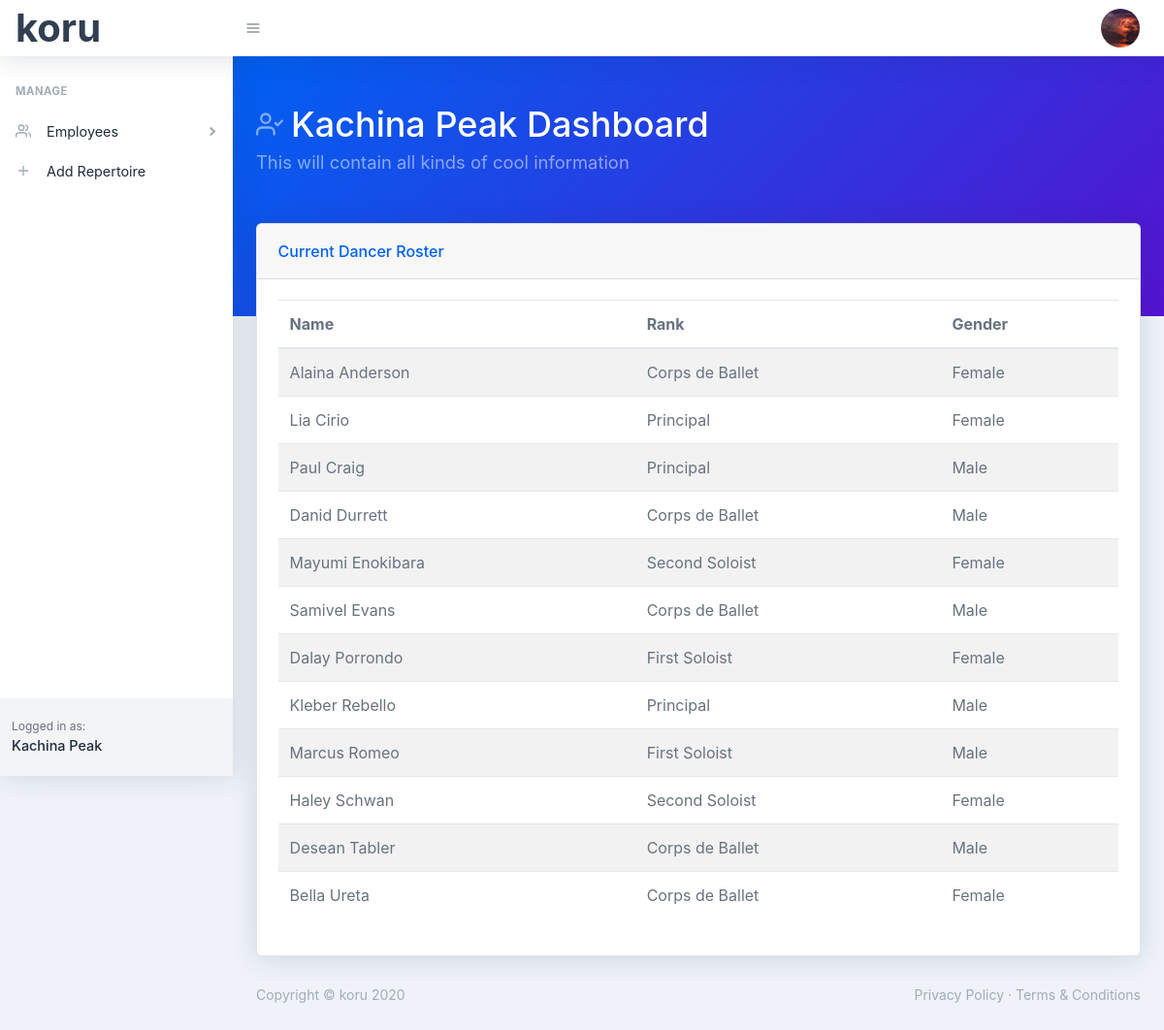
Screenshot of / (signed in) with the database file from the repository.
### koru/models.py (models this page shows, shortened)
class User(db.Model, UserMixin):
    id = db.Column(db.Integer, primary_key=True)
    first_name = db.Column(db.String(30), nullable=False)
    last_name = db.Column(db.String(30), nullable=False)
    company_name = db.Column(db.String(60), nullable=False)
    email = db.Column(db.String(60), unique=True, nullable=False)
    image_file = db.Column(db.String(20), nullable=False, default='default.png')
    password = db.Column(db.String(60), nullable=False)
    dancers = db.relationship('Dancer', backref='company', lazy=True)

class Dancer(db.Model):
    id = db.Column(db.Integer, primary_key=True)
    first_name = db.Column(db.String(30), nullable=False)
    last_name = db.Column(db.String(30), nullable=False)
    rank = db.Column(db.String(20), nullable=False)
    gender = db.Column(db.String(20), nullable=False)
    user_id = db.Column(db.Integer, db.ForeignKey('user.id'), nullable=False)

### koru/routes.py (the view)
@app.route('/')
def index():
    if current_user.is_authenticated == False:
        return redirect(url_for('landing'))
    dancers = Dancer.query.filter_by(user_id=current_user.id).order_by(Dancer.last_name).all()
    return render_template('index.html', title='Home', dancers=dancers)

### koru/models.py (called while the page is built)
@login_manager.user_loader
def load_user(user_id):
    return User.query.get(int(user_id))

### koru/templates/index.html
{% extends "layout.html" %}
{% block header %}
<header class="page-header page-header-dark bg-gradient-primary-to-secondary pb-10">
    <div class="container">
        <div class="page-header-content pt-4">
            <div class="row align-items-center justify-content-between">
                <div class="col-auto mt-4">
                    <h1 class="page-header-title">
                        <div class="page-header-icon"><i data-feather="user-check"></i></div>
                        {{ current_user.company_name }} Dashboard
                    </h1>
                    <div class="page-header-subtitle">This will contain all kinds of cool information</div>
                </div>
            </div>
        </div>
    </div>
</header>
{% endblock %}
{% block main %}
<div class="container">
    <div class="card mt-n10">
        <div class="card-header">Current Dancer Roster</div>
        <div class="card-body">
            <table class="table table-striped">
                <thead>
                    <tr>
                        <th scope="col">Name</th>
                        <th scope="col">Rank</th>
                        <th scope="col">Gender</th>
                    </tr>
                </thead>
                <tbody>
                    {% for dancer in dancers %}
                    <tr>
                        <td>{{ dancer.first_name}} {{ dancer.last_name }}</td>
                        <td>{{ dancer.rank }}</td>
                        <td>{{ dancer.gender }}</td>
                    </tr>
                    {% endfor %}
                </tbody>
            </table>
        </div>
    </div>
</div>
{% endblock %}

### koru/templates/layout.html (shortened to what this page needs)
<!DOCTYPE html>
<html lang="en">
    <head>
        <link href="../static/css/styles.css" rel="stylesheet" />
        <link href="https://cdn.datatables.net/1.10.21/css/jquery.dataTables.min.css" type="text/css" rel="stylesheet" />
    </head>
    <body class="nav-fixed">
        <nav class="topnav navbar navbar-expand shadow navbar-light bg-white" id="sidenavAccordion">
            <a class="navbar-brand" style="font-size: 40px;" href="{{ url_for('index') }}">koru</a>
            <button class="btn btn-icon btn-transparent-dark order-1 order-lg-0 mr-lg-2" id="sidebarToggle" href="#"><i data-feather="menu"></i></button>
            <ul class="navbar-nav align-items-center ml-auto">
                {% if current_user.is_authenticated %}
                <li class="nav-item dropdown no-caret mr-2 dropdown-user">
                    <a class="btn btn-icon btn-transparent-dark dropdown-toggle" id="navbarDropdownUserImage" href="javascript:void(0);" role="button" data-toggle="dropdown" aria-haspopup="true" aria-expanded="false"><img class="img-fluid" src="../static/images/profile_pics/{{ current_user.image_file }}" /></a>
                </li>
                {% else %}
                <a class="nav-link" href="{{ url_for('register') }}">Register</a>
                <a class="nav-link" href="{{ url_for('login') }}">Login</a>
                {% endif %}
            </ul>
        </nav>
        <div id="layoutSidenav">
            <div id="layoutSidenav_nav">
                <nav class="sidenav shadow-right sidenav-light">
                    <div class="sidenav-menu">
                        <div class="nav accordion" id="accordionSidenav">
                            <div class="sidenav-menu-heading">Manage</div>
                            <a class="nav-link collapsed" href="javascript:void(0);" data-toggle="collapse" data-target="#collapseDashboards" aria-expanded="false" aria-controls="collapseDashboards">
                                <div class="nav-link-icon"><i data-feather="users"></i></div>
                                Employees
                                <div class="sidenav-collapse-arrow"><i class="fas fa-angle-down"></i></div>
                            </a>
                            <a class="nav-link" href="charts.html">
                                <div class="nav-link-icon"><i data-feather="plus"></i></div>
                                Add Repertoire
                            </a>
                        </div>
                    </div>
                    <div class="sidenav-footer">
                        <div class="sidenav-footer-content">
                            <div class="sidenav-footer-subtitle">Logged in as:</div>
                            <div class="sidenav-footer-title">{{ current_user.company_name }}</div>
                        </div>
                    </div>
                </nav>
            </div>
            <div id="layoutSidenav_content">
                <main>
                    {% block header %} {% endblock %}
                        {% block main %} {% endblock %}
                </main>
                <footer class="footer mt-auto footer-light">
                    <div class="container-fluid">
                        <div class="row">
                            <div class="col-md-6 small">Copyright &copy; koru 2020</div>
                            <div class="col-md-6 text-md-right small">
                                <a href="#!">Privacy Policy</a>
                                &middot;
                                <a href="#!">Terms &amp; Conditions</a>
                            </div>
                        </div>
                    </div>
                </footer>
            </div>
        </div>
    </body>
</html>

### rows the page displays
User: image_file (picture), company_name "Kachina Peak"
Dancer: first_name "Alaina", last_name "Anderson", rank "Corps de Ballet", gender "Female"
Dancer: first_name "Lia", last_name "Cirio", rank "Principal", gender "Female"
Dancer: first_name "Paul", last_name "Craig", rank "Principal", gender "Male"
Dancer: first_name "Danid", last_name "Durrett", rank "Corps de Ballet", gender "Male"
Dancer: first_name "Mayumi", last_name "Enokibara", rank "Second Soloist", gender "Female"
Dancer: first_name "Samivel", last_name "Evans", rank "Corps de Ballet", gender "Male"
Dancer: first_name "Dalay", last_name "Porrondo", rank "First Soloist", gender "Female"
Dancer: first_name "Kleber", last_name "Rebello", rank "Principal", gender "Male"
Dancer: first_name "Marcus", last_name "Romeo", rank "First Soloist", gender "Male"
Dancer: first_name "Haley", last_name "Schwan", rank "Second Soloist", gender "Female"
Dancer: first_name "Desean", last_name "Tabler", rank "Corps de Ballet", gender "Male"
Dancer: first_name "Bella", last_name "Ureta", rank "Corps de Ballet", gender "Female"
